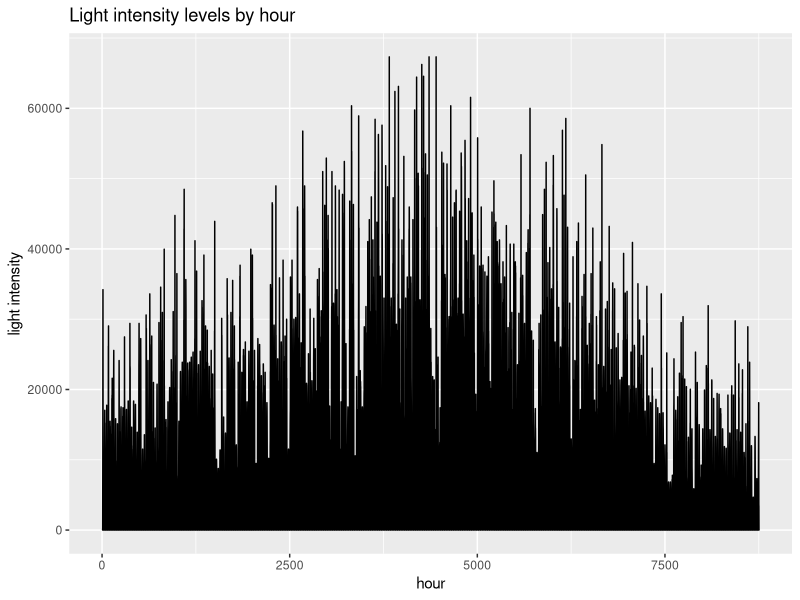
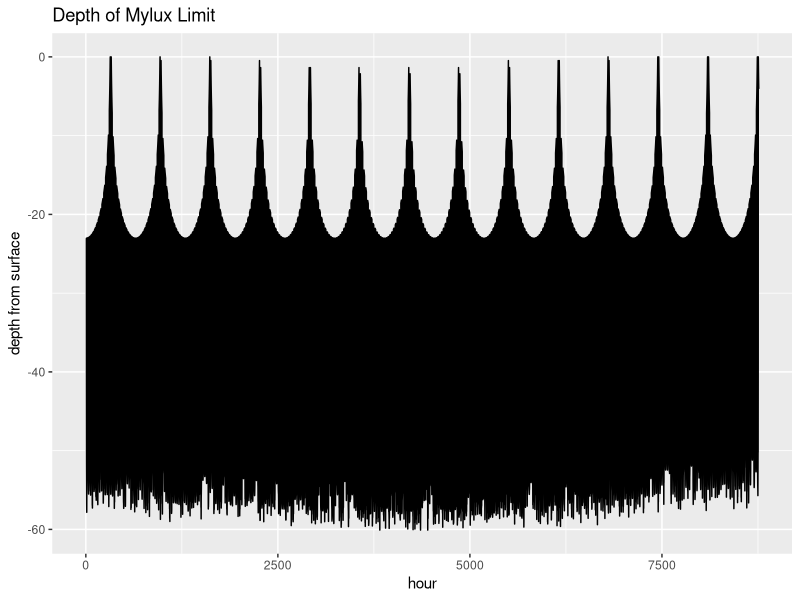
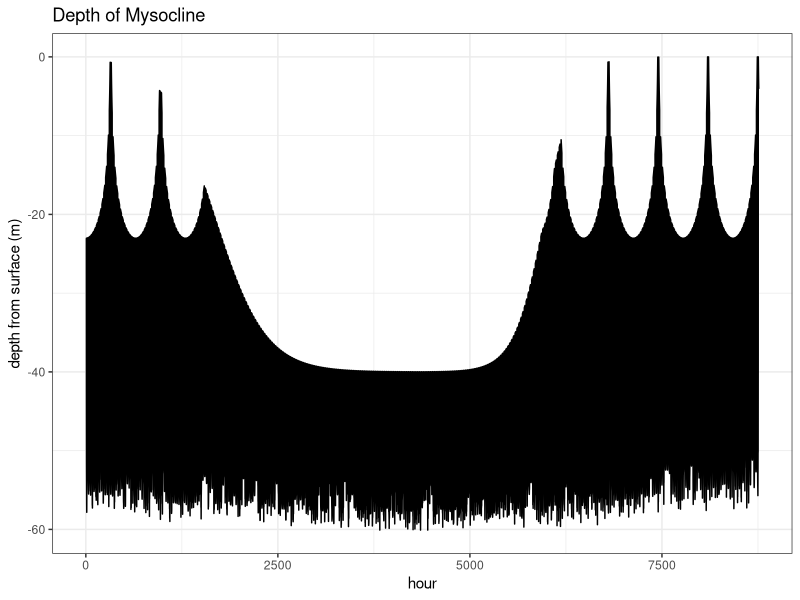

Write the R code that produced these figures, in order.
## ---- chunk 1
setwd("/Users/Nick/mysisModeling")
library(ggplot2)
depthData = read.csv("data/Depth_Thermocline_Hour.csv")$dist
lightData = read.csv("data/light_day_moon_hour.csv")$x
hours = 1:(365*24)
## ---- chunk 2
lightDataDf = as.data.frame(cbind(hours, lightData))
m = ggplot(lightDataDf, aes(x = hours, y = lightData)) + geom_line() 
m + labs(title = "Light intensity levels by hour", x = "hour", y = "light intensity")
## ---- chunk 3
lightDepth = function(surfaceLight){
  
  k   = 0.3  #extinction coefficient
  I_x = 0.001 #Mysis light threshold (paper quotes between 10^-2 and 10^-4)
  
  distance = (1/k) * (log(surfaceLight) - log(I_x))
  if (distance < 0){ distance = 0 }
  return(distance)
}

## ---- chunk 4
isocline = NULL
for (hour in lightData){
  if (hour == 0){
    isocline = c(isocline, 0) #logs dont play nice with 0s
  } else {
    isocline = c(isocline, lightDepth(hour))
  }
}

isoclineDf = as.data.frame(cbind(hours, isocline))
m = ggplot(isoclineDf, aes(x = hours, y = -isocline)) + geom_line()
m + labs(title = "Depth of Mylux Limit", x = "hour", y = "depth from surface")
## ---- chunk 5
mysocline = NULL
for (i in 1:(24*365)){
  if (depthData[i] > isocline[i]){
    mysocline = c(mysocline, depthData[i])
  } else {
    mysocline = c(mysocline, isocline[i])
  }
}

mysoclineDf = as.data.frame(cbind(hours, mysocline))
m = ggplot(mysoclineDf, aes(x = hours, y = -mysocline)) + geom_line()
m = m + labs(title = "Depth of Mysocline", x = "hour", y = "depth from surface (m)") + 
  theme_bw()
ggsave(m, filename = "paperMaterials/figures/mysocline.pdf", width = 7, height = 2.5)
#write.csv(mysocline, "data/mysocline_hour.csv", row.names=FALSE)
